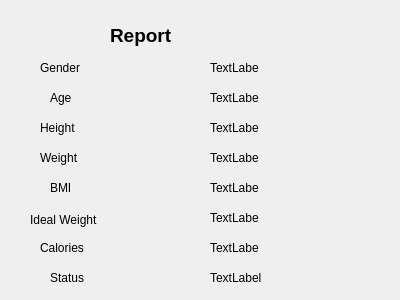
<?xml version="1.0" encoding="UTF-8"?>
<ui version="4.0">
 <class>idk</class>
 <widget class="QDialog" name="idk">
  <property name="geometry">
   <rect>
    <x>0</x>
    <y>0</y>
    <width>400</width>
    <height>300</height>
   </rect>
  </property>
  <property name="windowTitle">
   <string>Dialog</string>
  </property>
  <widget class="QLabel" name="lbl_ideal">
   <property name="geometry">
    <rect>
     <x>210</x>
     <y>210</y>
     <width>49</width>
     <height>16</height>
    </rect>
   </property>
   <property name="text">
    <string>TextLabel</string>
   </property>
  </widget>
  <widget class="QLabel" name="label_17">
   <property name="geometry">
    <rect>
     <x>110</x>
     <y>20</y>
     <width>101</width>
     <height>31</height>
    </rect>
   </property>
   <property name="lineWidth">
    <number>3</number>
   </property>
   <property name="midLineWidth">
    <number>3</number>
   </property>
   <property name="text">
    <string>&lt;html&gt;&lt;head/&gt;&lt;body&gt;&lt;p&gt;&lt;span style=&quot; font-size:14pt; font-weight:700;&quot;&gt;Report&lt;/span&gt;&lt;/p&gt;&lt;/body&gt;&lt;/html&gt;</string>
   </property>
  </widget>
  <widget class="QLabel" name="lbl_height">
   <property name="geometry">
    <rect>
     <x>210</x>
     <y>120</y>
     <width>49</width>
     <height>16</height>
    </rect>
   </property>
   <property name="text">
    <string>TextLabel</string>
   </property>
  </widget>
  <widget class="QLabel" name="label_11">
   <property name="geometry">
    <rect>
     <x>40</x>
     <y>150</y>
     <width>49</width>
     <height>16</height>
    </rect>
   </property>
   <property name="text">
    <string>Weight</string>
   </property>
  </widget>
  <widget class="QLabel" name="label_9">
   <property name="geometry">
    <rect>
     <x>50</x>
     <y>90</y>
     <width>49</width>
     <height>16</height>
    </rect>
   </property>
   <property name="text">
    <string>Age</string>
   </property>
  </widget>
  <widget class="QLabel" name="lbl_age">
   <property name="geometry">
    <rect>
     <x>210</x>
     <y>90</y>
     <width>49</width>
     <height>16</height>
    </rect>
   </property>
   <property name="text">
    <string>TextLabel</string>
   </property>
  </widget>
  <widget class="QLabel" name="lbl_stat">
   <property name="geometry">
    <rect>
     <x>210</x>
     <y>270</y>
     <width>151</width>
     <height>16</height>
    </rect>
   </property>
   <property name="text">
    <string>TextLabel</string>
   </property>
  </widget>
  <widget class="QLabel" name="lbl_gender">
   <property name="geometry">
    <rect>
     <x>210</x>
     <y>60</y>
     <width>49</width>
     <height>16</height>
    </rect>
   </property>
   <property name="text">
    <string>TextLabel</string>
   </property>
  </widget>
  <widget class="QLabel" name="lbl_bmi">
   <property name="geometry">
    <rect>
     <x>210</x>
     <y>180</y>
     <width>49</width>
     <height>16</height>
    </rect>
   </property>
   <property name="text">
    <string>TextLabel</string>
   </property>
  </widget>
  <widget class="QLabel" name="lbl_cal">
   <property name="geometry">
    <rect>
     <x>210</x>
     <y>240</y>
     <width>49</width>
     <height>16</height>
    </rect>
   </property>
   <property name="text">
    <string>TextLabel</string>
   </property>
  </widget>
  <widget class="QLabel" name="label_14">
   <property name="geometry">
    <rect>
     <x>50</x>
     <y>270</y>
     <width>49</width>
     <height>16</height>
    </rect>
   </property>
   <property name="text">
    <string>Status</string>
   </property>
  </widget>
  <widget class="QLabel" name="label_8">
   <property name="geometry">
    <rect>
     <x>40</x>
     <y>240</y>
     <width>49</width>
     <height>16</height>
    </rect>
   </property>
   <property name="text">
    <string>Calories</string>
   </property>
  </widget>
  <widget class="QLabel" name="label_10">
   <property name="geometry">
    <rect>
     <x>40</x>
     <y>60</y>
     <width>49</width>
     <height>16</height>
    </rect>
   </property>
   <property name="text">
    <string>Gender</string>
   </property>
  </widget>
  <widget class="QLabel" name="label_7">
   <property name="geometry">
    <rect>
     <x>30</x>
     <y>210</y>
     <width>71</width>
     <height>20</height>
    </rect>
   </property>
   <property name="text">
    <string>Ideal Weight</string>
   </property>
  </widget>
  <widget class="QLabel" name="label_13">
   <property name="geometry">
    <rect>
     <x>50</x>
     <y>180</y>
     <width>49</width>
     <height>16</height>
    </rect>
   </property>
   <property name="text">
    <string>BMI</string>
   </property>
  </widget>
  <widget class="QLabel" name="label_12">
   <property name="geometry">
    <rect>
     <x>40</x>
     <y>120</y>
     <width>49</width>
     <height>16</height>
    </rect>
   </property>
   <property name="text">
    <string>Height</string>
   </property>
  </widget>
  <widget class="QLabel" name="lbl_weight">
   <property name="geometry">
    <rect>
     <x>210</x>
     <y>150</y>
     <width>49</width>
     <height>16</height>
    </rect>
   </property>
   <property name="text">
    <string>TextLabel</string>
   </property>
  </widget>
 </widget>
 <resources/>
 <connections/>
</ui>
